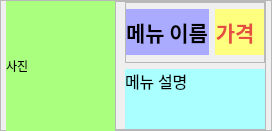
          <widget class="QFrame" name="top_frame">
           <property name="minimumSize">
            <size>
             <width>0</width>
             <height>131</height>
            </size>
           </property>
           <property name="maximumSize">
            <size>
             <width>16777215</width>
             <height>130</height>
            </size>
           </property>
           <property name="frameShape">
            <enum>QFrame::StyledPanel</enum>
           </property>
           <property name="frameShadow">
            <enum>QFrame::Raised</enum>
           </property>
           <layout class="QHBoxLayout" name="horizontalLayout">
            <property name="spacing">
             <number>0</number>
            </property>
            <property name="leftMargin">
             <number>5</number>
            </property>
            <property name="topMargin">
             <number>0</number>
            </property>
            <property name="rightMargin">
             <number>5</number>
            </property>
            <property name="bottomMargin">
             <number>0</number>
            </property>
            <item>
             <widget class="QLabel" name="menu_photo_label">
              <property name="minimumSize">
               <size>
                <width>109</width>
                <height>130</height>
               </size>
              </property>
              <property name="maximumSize">
               <size>
                <width>109</width>
                <height>130</height>
               </size>
              </property>
              <property name="styleSheet">
               <string notr="true">background-color: rgb(170, 255, 127);</string>
              </property>
              <property name="text">
               <string>사진</string>
              </property>
              <property name="scaledContents">
               <bool>true</bool>
              </property>
             </widget>
            </item>
            <item>
             <widget class="QFrame" name="frame_2">
              <property name="frameShape">
               <enum>QFrame::StyledPanel</enum>
              </property>
              <property name="frameShadow">
               <enum>QFrame::Raised</enum>
              </property>
              <layout class="QVBoxLayout" name="verticalLayout">
               <property name="topMargin">
                <number>0</number>
               </property>
               <property name="rightMargin">
                <number>0</number>
               </property>
               <property name="bottomMargin">
                <number>0</number>
               </property>
               <item>
                <widget class="QFrame" name="frame">
                 <property name="frameShape">
                  <enum>QFrame::StyledPanel</enum>
                 </property>
                 <property name="frameShadow">
                  <enum>QFrame::Raised</enum>
                 </property>
                 <layout class="QHBoxLayout" name="horizontalLayout_2">
                  <property name="leftMargin">
                   <number>0</number>
                  </property>
                  <property name="topMargin">
                   <number>0</number>
                  </property>
                  <property name="rightMargin">
                   <number>0</number>
                  </property>
                  <property name="bottomMargin">
                   <number>0</number>
                  </property>
                  <item>
                   <widget class="QLabel" name="menu_name_label">
                    <property name="minimumSize">
                     <size>
                      <width>0</width>
                      <height>46</height>
                     </size>
                    </property>
                    <property name="maximumSize">
                     <size>
                      <width>16777215</width>
                      <height>46</height>
                     </size>
                    </property>
                    <property name="font">
                     <font>
                      <family>Pretendard SemiBold</family>
                      <pointsize>16</pointsize>
                      <weight>75</weight>
                      <bold>true</bold>
                     </font>
                    </property>
                    <property name="styleSheet">
                     <string notr="true">background-color: rgb(170, 170, 255);</string>
                    </property>
                    <property name="text">
                     <string>메뉴 이름</string>
                    </property>
                   </widget>
                  </item>
                  <item>
                   <widget class="QLabel" name="menu_price_label">
                    <property name="maximumSize">
                     <size>
                      <width>16777215</width>
                      <height>46</height>
                     </size>
                    </property>
                    <property name="font">
                     <font>
                      <family>Pretendard SemiBold</family>
                      <pointsize>16</pointsize>
                      <weight>75</weight>
                      <bold>true</bold>
                     </font>
                    </property>
                    <property name="styleSheet">
                     <string notr="true">background-color: rgb(255, 255, 127);
color:rgb(229, 79, 65);</string>
                    </property>
                    <property name="text">
                     <string>가격  </string>
                    </property>
                    <property name="alignment">
                     <set>Qt::AlignRight|Qt::AlignTrailing|Qt::AlignVCenter</set>
                    </property>
                   </widget>
                  </item>
                 </layout>
                </widget>
               </item>
               <item>
                <widget class="QLabel" name="menu_info_label">
                 <property name="font">
                  <font>
                   <family>Pretendard Medium</family>
                   <pointsize>12</pointsize>
                  </font>
                 </property>
                 <property name="styleSheet">
                  <string notr="true">background-color: rgb(170, 255, 255);</string>
                 </property>
                 <property name="text">
                  <string>메뉴 설명</string>
                 </property>
                 <property name="alignment">
                  <set>Qt::AlignLeading|Qt::AlignLeft|Qt::AlignTop</set>
                 </property>
                 <property name="wordWrap">
                  <bool>true</bool>
                 </property>
                </widget>
               </item>
              </layout>
             </widget>
            </item>
           </layout>
          </widget>
